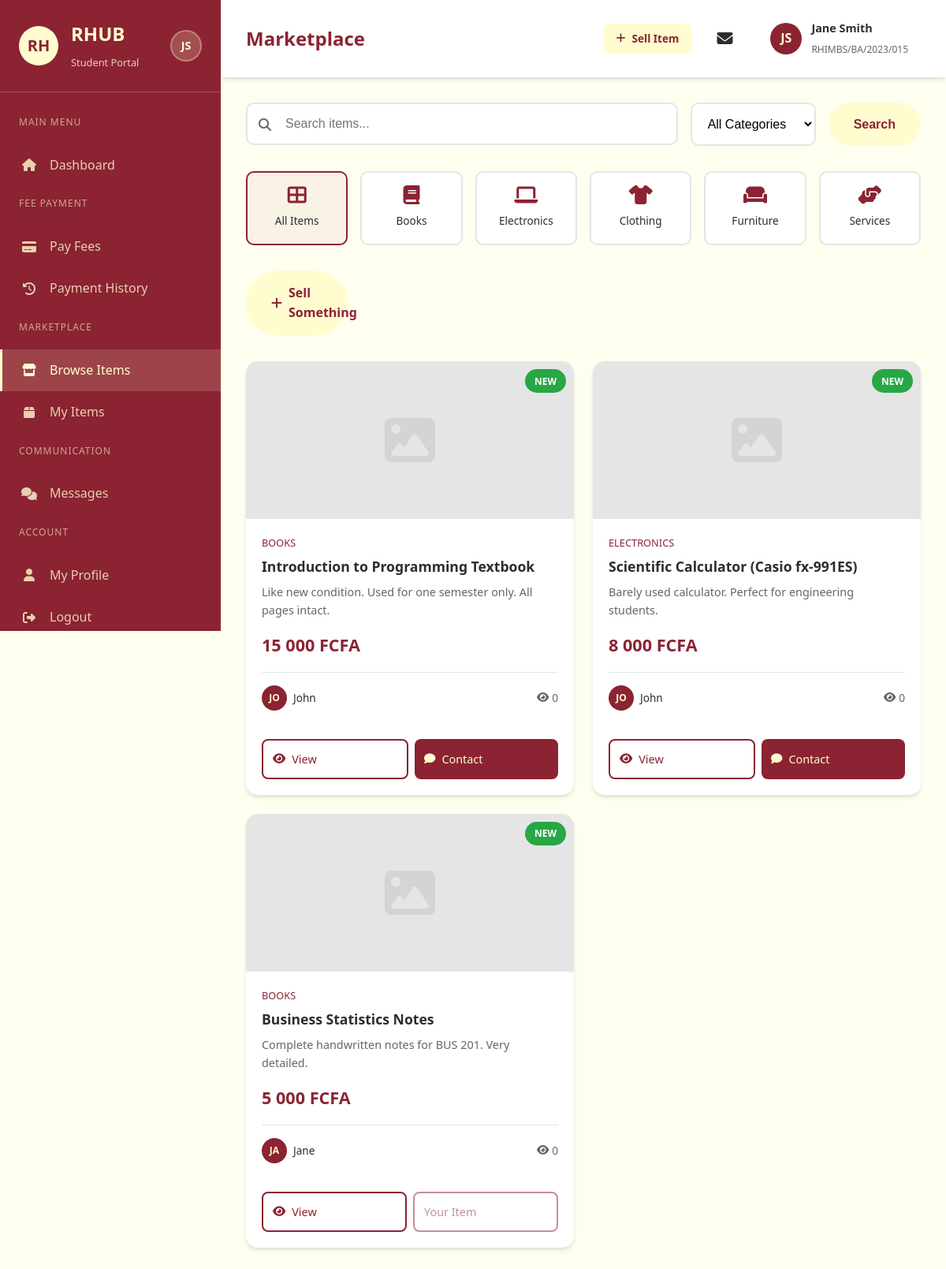
Page /marketplace.php (signed in) on the committed database.
### tables this page shows
CREATE TABLE IF NOT EXISTS users (
    id INT AUTO_INCREMENT PRIMARY KEY,
    full_name VARCHAR(100) NOT NULL,
    email VARCHAR(100) NOT NULL UNIQUE,
    password VARCHAR(255) NOT NULL,
    department VARCHAR(100) NOT NULL,
    level VARCHAR(50) NOT NULL,
    matricule VARCHAR(50) NOT NULL UNIQUE,
    phone VARCHAR(20) DEFAULT NULL,
    profile_image VARCHAR(255) DEFAULT NULL,
    is_active TINYINT(1) DEFAULT 1,
    created_at TIMESTAMP DEFAULT CURRENT_TIMESTAMP,
    updated_at TIMESTAMP DEFAULT CURRENT_TIMESTAMP ON UPDATE CURRENT_TIMESTAMP,
    INDEX idx_email (email),
    INDEX idx_matricule (matricule)
);

CREATE TABLE IF NOT EXISTS marketplace_items (
    id INT AUTO_INCREMENT PRIMARY KEY,
    seller_id INT NOT NULL,
    buyer_id INT DEFAULT NULL,
    title VARCHAR(150) NOT NULL,
    description TEXT NOT NULL,
    price DECIMAL(12, 2) NOT NULL,
    category VARCHAR(50) NOT NULL,
    item_condition ENUM('new', 'like_new', 'good', 'fair', 'used') DEFAULT 'used',
    image_url VARCHAR(255) DEFAULT NULL,
    status ENUM('available', 'reserved', 'sold') DEFAULT 'available',
    views INT DEFAULT 0,
    sold_at TIMESTAMP NULL,
    created_at TIMESTAMP DEFAULT CURRENT_TIMESTAMP,
    updated_at TIMESTAMP DEFAULT CURRENT_TIMESTAMP ON UPDATE CURRENT_TIMESTAMP,
    FOREIGN KEY (seller_id) REFERENCES users(id) ON DELETE CASCADE,
    FOREIGN KEY (buyer_id) REFERENCES users(id) ON DELETE SET NULL,
    INDEX idx_seller_id (seller_id),
    INDEX idx_status (status),
    INDEX idx_category (category)
);

### config/database.php (called while the page is built, shortened)
<?php
require_once __DIR__ . '/../includes/helpers.php';
function getCurrentStudentId() {
    return $_SESSION['student_id'] ?? null;
}
function formatCurrency($amount) {
    return number_format($amount, 0, ',', ' ') . ' FCFA';
}
?>

### includes/helpers.php (called while the page is built, shortened)
<?php
function getUserAvatar($user) {
    return null;
}
function getUserInitials($fullName) {
    $names = explode(' ', $fullName);
    $initials = '';
    foreach ($names as $name) {
        $initials .= strtoupper(substr($name, 0, 1));
        if (strlen($initials) >= 2) break;
    }
    return $initials;
}
?>

### marketplace.php (the view, shortened to what this page needs)
<?php
require_once 'config/database.php';
$conn = getDBConnection();
$student_id = getCurrentStudentId();
$stmt = $conn->prepare("SELECT * FROM users WHERE id = ?");
$stmt->bind_param("i", $student_id);
$stmt->execute();
$user = $stmt->get_result()->fetch_assoc();
$search = isset($_GET['search']) ? sanitize($_GET['search']) : '';
$category = isset($_GET['category']) ? sanitize($_GET['category']) : '';
$query = "SELECT mi.*, u.full_name as seller_name, u.department as seller_department
          FROM marketplace_items mi
          JOIN users u ON mi.seller_id = u.id
          WHERE mi.status = 'available'";
$query .= " ORDER BY mi.created_at DESC";
$stmt = $conn->prepare($query);
$stmt->execute();
$items = $stmt->get_result();
?>
<!DOCTYPE html>
<html lang="en">
<head>
    <link rel="stylesheet" href="assets/css/style.css">
    <link rel="stylesheet" href="assets/css/dashboard.css">
    <link rel="stylesheet" href="assets/css/marketplace.css">
    <link rel="stylesheet" href="https://cdnjs.cloudflare.com/ajax/libs/font-awesome/6.4.0/css/all.min.css">
</head>
<body>
    <div class="dashboard-wrapper">
        <?php include 'includes/sidebar.php'; ?>
        <div class="main-content">
            <header class="top-header">
                <div class="header-left">
                    <h1 class="page-title">Marketplace</h1>
                </div>
                <div class="header-right">
                    <a href="sell-item.php" class="btn btn-primary btn-sm">
                        <i class="fas fa-plus"></i> Sell Item
                    </a>
                    <a href="messages.php" class="notification-btn">
                        <i class="fas fa-envelope"></i>
                    </a>
                    <div class="user-profile">
                        <div class="user-avatar">
                            <?php $currentAvatar = getUserAvatar($user); ?>
                            <?php if ($currentAvatar): ?>
                                <img src="<?php echo htmlspecialchars($currentAvatar); ?>" alt="Profile" style="width: 100%; height: 100%; border-radius: 50%; object-fit: cover;">
                            <?php else: ?>
                                <?php echo getUserInitials($user['full_name']); ?>
                            <?php endif; ?>
                        </div>
                        <div class="user-info">
                            <h4><?php echo htmlspecialchars($user['full_name']); ?></h4>
                            <span><?php echo htmlspecialchars($user['matricule'] ?? ''); ?></span>
                        </div>
                    </div>
                </div>
            </header>
            <div class="dashboard-content">
                <form method="GET" action="" class="search-filters">
                    <div class="search-box">
                        <i class="fas fa-search"></i>
                        <input type="text" name="search" placeholder="Search items..." value="<?php echo htmlspecialchars($search); ?>">
                    </div>
                    <select name="category" class="filter-select" onchange="this.form.submit()">
                        <option value="">All Categories</option>
                    </select>
                    <button type="submit" class="btn btn-primary">Search</button>
                </form>
                <div class="categories-grid">
                    <a href="marketplace.php" class="category-btn <?php echo empty($category) ? 'active' : ''; ?>">
                        <i class="fas fa-th-large"></i>
                        <span>All Items</span>
                    </a>
                    <a href="?category=Books" class="category-btn <?php echo $category === 'Books' ? 'active' : ''; ?>">
                        <i class="fas fa-book"></i>
                        <span>Books</span>
                    </a>
                    <a href="?category=Electronics" class="category-btn <?php echo $category === 'Electronics' ? 'active' : ''; ?>">
                        <i class="fas fa-laptop"></i>
                        <span>Electronics</span>
                    </a>
                    <a href="?category=Clothing" class="category-btn <?php echo $category === 'Clothing' ? 'active' : ''; ?>">
                        <i class="fas fa-tshirt"></i>
                        <span>Clothing</span>
                    </a>
                    <a href="?category=Furniture" class="category-btn <?php echo $category === 'Furniture' ? 'active' : ''; ?>">
                        <i class="fas fa-couch"></i>
                        <span>Furniture</span>
                    </a>
                    <a href="?category=Services" class="category-btn <?php echo $category === 'Services' ? 'active' : ''; ?>">
                        <i class="fas fa-hands-helping"></i>
                        <span>Services</span>
                    </a>
                    <a href="sell-item.php" class="btn btn-primary" style="margin-top: 1rem; font-weight: bold;">
                                    <i class="fas fa-plus"></i> Sell Something
                                </a>
                </div>
                <?php if ($items->num_rows > 0): ?>
                    <div class="items-grid">
                        <?php while ($item = $items->fetch_assoc()): ?>
                            <div class="item-card">
                                <div class="item-image">
                                    <?php if ($item['image_url'] && $item['image_url'] !== 'no-image.png'): ?>
                                        <img src="uploads/items/<?php echo htmlspecialchars($item['image_url']); ?>" alt="<?php echo htmlspecialchars($item['title']); ?>">
                                    <?php else: ?>
                                        <i class="fas fa-image no-image"></i>
                                    <?php endif; ?>
                                    <?php
                                    $created = strtotime($item['created_at']);
                                    $now = time();
                                    $diff = $now - $created;
                                    if ($diff < 86400):
                                    ?>
                                        <span class="item-badge new">New</span>
                                    <?php endif; ?>
                                </div>
                                <div class="item-details">
                                    <span class="item-category"><?php echo htmlspecialchars($item['category']); ?></span>
                                    <h4><?php echo htmlspecialchars($item['title']); ?></h4>
                                    <p class="item-description"><?php echo htmlspecialchars($item['description']); ?></p>
                                    <div class="item-price"><?php echo formatCurrency($item['price']); ?></div>
                                    <div class="item-meta">
                                        <div class="seller-info">
                                            <div class="seller-avatar">
                                                <?php echo strtoupper(substr($item['seller_name'], 0, 2)); ?>
                                            </div>
                                            <span class="seller-name"><?php echo htmlspecialchars(explode(' ', $item['seller_name'])[0]); ?></span>
                                        </div>
                                        <div class="item-views">
                                            <i class="fas fa-eye"></i>
                                            <?php echo $item['views']; ?>
                                        </div>
                                    </div>
                                </div>
                                <div class="item-actions">
                                    <a href="item-detail.php?id=<?php echo $item['id']; ?>" class="btn btn-outline">
                                        <i class="fas fa-eye"></i> View
                                    </a>
                                    <?php if ($item['seller_id'] != $student_id): ?>
                                        <a href="messages.php?to=<?php echo $item['seller_id']; ?>&item=<?php echo $item['id']; ?>" class="btn btn-primary">
                                            <i class="fas fa-comment"></i> Contact
                                        </a>
                                    <?php else: ?>
                                        <span class="btn btn-outline" style="opacity: 0.5; cursor: default;">Your Item</span>
                                    <?php endif; ?>
                                </div>
                            </div>
                        <?php endwhile; ?>
                    </div>
                <?php endif; ?>
            </div>
        </div>
    </div>
</body>
</html>

### includes/sidebar.php (shortened to what this page needs)
<?php
require_once 'helpers.php';
$current_page = basename($_SERVER['PHP_SELF']);
?>
<aside class="sidebar" id="sidebar">
    <div class="sidebar-header">
        <div class="sidebar-logo">RH</div>
        <div class="sidebar-brand">
            <h2>RHUB</h2>
            <span>Student Portal</span>
        </div>
        <div class="sidebar-user">
            <?php
            $user = [
                'id' => $_SESSION['student_id'],
                'full_name' => $_SESSION['student_name'],
                'profile_image' => $_SESSION['student_image'] ?? null,
                'matricule' => $_SESSION['student_matricule'] ?? null,
                'department' => $_SESSION['student_department'] ?? null,
                'level' => $_SESSION['student_level'] ?? null,
            ];
            $currentAvatar = getUserAvatar($user);
            ?>
            <?php if ($currentAvatar): ?>
                <img src="<?php echo htmlspecialchars($currentAvatar); ?>" alt="Profile" class="sidebar-profile-img">
            <?php else: ?>
                <div class="sidebar-profile-placeholder"><?php echo getUserInitials($user['full_name']); ?></div>
            <?php endif; ?>
        </div>
    </div>
    <nav class="sidebar-nav">
        <div class="nav-section">
            <span class="nav-section-title">Main Menu</span>
        </div>
        <a href="dashboard.php" class="nav-item <?php echo $current_page == 'dashboard.php' ? 'active' : ''; ?>">
            <i class="fas fa-home"></i>
            <span>Dashboard</span>
        </a>
        <div class="nav-section">
            <span class="nav-section-title">Fee Payment</span>
        </div>
        <a href="fees.php" class="nav-item <?php echo $current_page == 'fees.php' ? 'active' : ''; ?>">
            <i class="fas fa-credit-card"></i>
            <span>Pay Fees</span>
        </a>
        <a href="payment-history.php" class="nav-item <?php echo $current_page == 'payment-history.php' ? 'active' : ''; ?>">
            <i class="fas fa-history"></i>
            <span>Payment History</span>
        </a>
        <div class="nav-section">
            <span class="nav-section-title">Marketplace</span>
        </div>
        <a href="marketplace.php" class="nav-item <?php echo $current_page == 'marketplace.php' ? 'active' : ''; ?>">
            <i class="fas fa-store"></i>
            <span>Browse Items</span>
        </a>
        <a href="my-items.php" class="nav-item <?php echo $current_page == 'my-items.php' ? 'active' : ''; ?>">
            <i class="fas fa-box"></i>
            <span>My Items</span>
        </a>
        <div class="nav-section">
            <span class="nav-section-title">Communication</span>
        </div>
        <a href="messages.php" class="nav-item <?php echo $current_page == 'messages.php' ? 'active' : ''; ?>">
            <i class="fas fa-comments"></i>
            <span>Messages</span>
        </a>
        <div class="nav-section">
            <span class="nav-section-title">Account</span>
        </div>
        <a href="profile.php" class="nav-item <?php echo $current_page == 'profile.php' ? 'active' : ''; ?>">
            <i class="fas fa-user"></i>
            <span>My Profile</span>
        </a>
        <a href="logout.php" class="nav-item">
            <i class="fas fa-sign-out-alt"></i>
            <span>Logout</span>
        </a>
    </nav>
</aside>

### assets/css/style.css (style rules this page uses)
:root { --brick-red: #8B2332; --brick-red-dark: #6B1A26; --brick-red-light: #A43D4B; --cream-white: #FFFDD0; --cream-light: #FFFFF0; --text-dark: #2D2D2D; --text-light: #666666; --white: #FFFFFF; --gray-100: #F5F5F5; --gray-200: #E5E5E5; --gray-300: #D4D4D4; --success: #28A745; --warning: #FFC107; --danger: #DC3545; --mtn-yellow: #FFCC00; --orange-color: #FF6600; --shadow: 0 4px 6px -1px rgba(0, 0, 0, 0.1), 0 2px 4px -1px rgba(0, 0, 0, 0.06); --shadow-lg: 0 10px 15px -3px rgba(0, 0, 0, 0.1), 0 4px 6px -2px rgba(0, 0, 0, 0.05); --transition: all 0.3s ease; }
* { margin: 0; padding: 0; box-sizing: border-box; }
body { font-family: 'Segoe UI', Tahoma, Geneva, Verdana, sans-serif; background-color: var(--cream-light); color: var(--text-dark); line-height: 1.6; }
a { text-decoration: none; color: inherit; }
.btn { padding: 1rem 2rem; border-radius: 50px; font-weight: 600; font-size: 1rem; cursor: pointer; transition: var(--transition); border: none; display: inline-flex; align-items: center; gap: 0.5rem; }
.btn-primary { background: var(--cream-white); color: var(--brick-red); }

### rows in the picture
users: full_name "JS", full_name "Jane Smith", matricule "RHIMBS/BA/2023/015"
marketplace_items: shows "NEW", category "BOOKS", title "Introduction to Programming Textbook", description "Like new condition. Used for one semester only. All pages intact.", price "15 000 FCFA", seller.full_name "JO", seller.full_name "John", views "0"
marketplace_items: shows "NEW", category "ELECTRONICS", title "Scientific Calculator (Casio fx-991ES)", description "Barely used calculator. Perfect for engineering students.", price "8 000 FCFA", seller.full_name "JO", seller.full_name "John", views "0"
marketplace_items: shows "NEW", category "BOOKS", title "Business Statistics Notes", description "Complete handwritten notes for BUS 201. Very detailed.", price "5 000 FCFA", seller.full_name "JA", seller.full_name "Jane", views "0", shows "Your Item"
